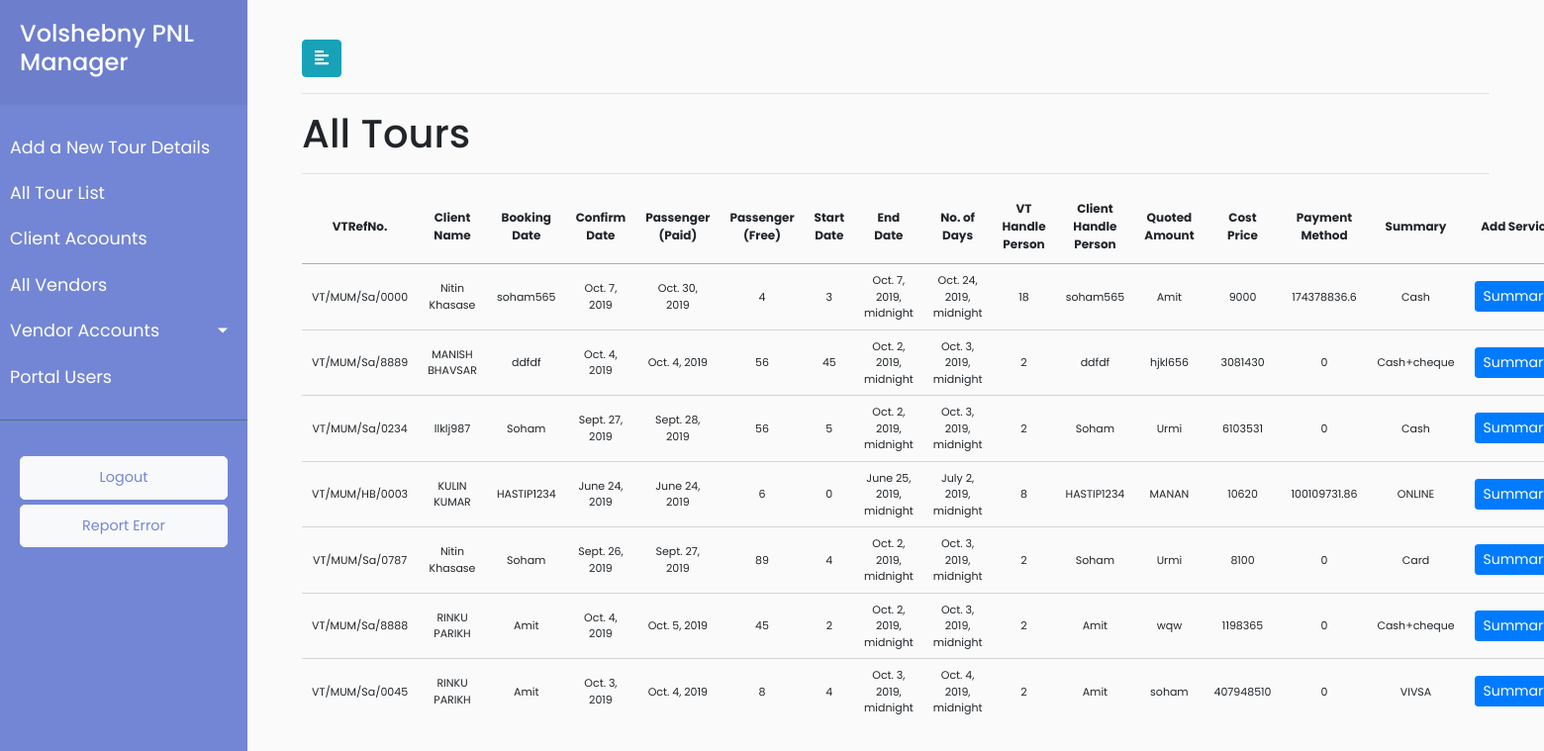
/experiment/ (signed in), run on the app's committed database.
### payment/models.py (models this page shows, shortened)
class Groupdescription(models.Model):
        SERVICE_COST_TYPE=(('INCLUSIVE','INCLUSIVE'),('EXCLUSIVE','EXCLUSIVE'))
        PAYMENT_STATUS=(('Paid','Paid'), ('Pending','Pending'))
        groupdescription_vtrefNo = models.CharField(max_length=920)
        groupdescription_vtrefNo_short = models.IntegerField()
        groupdescription_client_Name = models.CharField(max_length=920)
        groupdescription_number_of_passengers_paid= models.IntegerField()
        groupdescription_number_of_passengers_free = models.IntegerField()
        groupdescription_number_of_days = models.IntegerField()
        groupdescription_volshebny_handle_person = models.CharField(max_length=920)
        groupdescription_client_handle_person = models.CharField(max_length=920)
        groupdescription_booking_date = models.DateField()
        groupdescription_confirmation_date = models.DateField()
        groupdescription_amount = models.IntegerField(default=0)
        groupdescription_start_date = models.DateTimeField(default=timezone.now)
        groupdescription_end_date = models.DateTimeField(default=timezone.now)
        groupdescription_destination = models.CharField(max_length=920,default="")
        groupdescription_payment_method = models.CharField(max_length=920)
        groupdescription_payment_status = models.CharField(choices=PAYMENT_STATUS,max_length=920,default="Pending")
        groupdescription_client_id = models.ForeignKey(Client, on_delete = models.CASCADE)
        groupdescription_date_time_added = models.DateTimeField(default=timezone.now)
        groupdescription_roe = models.FloatField(default=0)
        groupdescription_remark = models.CharField(max_length=920,blank=True)
        group_description_service_calculation_type = models.CharField(choices=SERVICE_COST_TYPE,max_length=920,default="EXCLUSIVE")
        class Meta:
            verbose_name_plural = "Group Description Elements"
            verbose_name = "GroupDescription"

### payment/views.py (the view)
# urls.py: path('experiment/', views.experiment, name='experiment'),
def experiment(request):
    user_role = request.user.user_role
    clients = Client.objects.all()
    clients_dict = {}
    for client in clients:
        clients_dict[client.pk] = client.client_name
    tour_list = list(set(list(Groupdescription.objects.values_list('pk', 'groupdescription_vtrefNo',
    'groupdescription_client_Name',
    'groupdescription_number_of_passengers_paid',
    'groupdescription_number_of_passengers_free',
    'groupdescription_number_of_days',
    'groupdescription_volshebny_handle_person',
    'groupdescription_client_handle_person',
    'groupdescription_booking_date',
    'groupdescription_confirmation_date',
    'groupdescription_amount',
    'groupdescription_start_date',
    'groupdescription_end_date',
    'groupdescription_destination',
    'groupdescription_payment_method',
    'groupdescription_payment_status',
    'groupdescription_client_id'))))
    tour_cost_list = [ functions.group_cost_list_generator(one_tour_detials) for one_tour_detials in tour_list ]
    pnl_dict = dict(zip(tour_list,tour_cost_list))
    data = { 'pnl_dict':pnl_dict,'clients_dict':clients_dict,'user_role':user_role}
    return render(request,'payment/experiment.html',data)

### payment/templatetags/vendor_list_filters.py (called while the page is built)
@register.filter
def get_item(dictionary, key):
    return dictionary.get(int(str(key)))

### payment/templates/payment/experiment.html (shortened to what this page needs)
{% extends 'payment/base.html' %}
{% load vendor_list_filters %}
{% load static %}
{% block headscript %}
<link rel="stylesheet" href="//cdn.datatables.net/1.10.19/css/jquery.dataTables.min.css">
{% endblock %}
{% block content %}
<div id="content">
    <div class="container-fluid">
        <button type="button" id="sidebarCollapse" class="btn btn-info">
            <i class="fas fa-align-left"></i>
        </button>
        <hr>
        <h1>All Tours</h1>
        <hr>
        <div>
            {% if pnl_dict %}
            <table id="test_table" class="display" style="width:100%; text-align: center">
                <thead style="font-size:12px">
                    <tr>
                        <th class="text-center" scope="col">VTRefNo.</th>
                        <th class="text-center" scope="col">Client Name</th>
                        <th class="text-center" scope="col">Booking Date</th>
                        <th class="text-center" scope="col">Confirm Date</th>
                        <th class="text-center" scope="col">Passenger (Paid)</th>
                        <th class="text-center" scope="col">Passenger (Free)</th>
                        <th class="text-center" scope="col">Start Date</th>
                        <th class="text-center" scope="col">End Date</th>
                        <th class="text-center" scope="col">No. of Days</th>
                        <th class="text-center" scope="col">VT Handle Person</th>
                        <th class="text-center" scope="col">Client Handle Person</th>
                        <th class="text-center" scope="col">Quoted Amount</th>
                        <th class="text-center" scope="col">Cost Price</th>
                        <th class="text-center" scope="col">Payment Method</th>
                        <th class="text-center" scope="col">Summary</th>
                        <th class="text-center" scope="col">Add Service</th>
                    </tr>
                </thead>
                <tbody style="font-size:11px">
                    {% for key,value in pnl_dict.items %}
                    <tr>
                        <td class="text-center">{{ key.1 }}</td>
                        <td>{{ clients_dict|get_item:key.16 }}</td>
                        <td class="text-center">{{ key.6 }}</td>
                        <td class="text-center">{{ key.8 }}</td>
                        <td class="text-center">{{ key.9 }}</td>
                        <td class="text-center">{{ key.3 }}</td>
                        <td class="text-center">{{ key.4 }}</td>
                        <td class="text-center">{{ key.11 }}</td>
                        <td class="text-center">{{ key.12 }}</td>
                        <td class="text-center">{{ key.5 }}</td>
                        <td class="text-center">{{ key.6 }}</td>
                        <td class="text-center">{{ key.7 }}</td>
                        <td class="text-center">{{ key.10 }}</td>
                        <td class="text-center">{{ value }}</td>
                        <td class="text-center">{{ key.14 }}</td>
                        <td>
                            <button type="button" class="btn btn-sm btn-primary">
                                <a href="{% url 'payment:tour_summary' key.0 %}">
                                    Summary
                                </a>
                            </button>
                        </td>
                    </tr>
                    {% endfor %}
                </tbody>
            </table>
            {% else %}
            <p class="no-leads text-primary">No entry added yet.</p>
            {% endif %}
        </div>
    </div>
</div>
{% endblock %}

### payment/static/payment/style.css (style rules this page uses)
body { font-family: 'Poppins', sans-serif; background: #fafafa; }
a, a:hover, a:focus { color: inherit; text-decoration: none; transition: all 0.3s; }
#content { width: calc(100% - 250px); padding: 40px; min-height: 100vh; transition: all 0.3s; position: absolute; top: 0; right: 0; }

### data on the page
Groupdescription: groupdescription_vtrefNo "VT/MUM/Sa/0000", clients_dict "Nitin Khasase", groupdescription_volshebny_handle_person "soham565", groupdescription_booking_date "Oct. 7, 2019", groupdescription_confirmation_date "Oct. 30, 2019", key "4", key "3", groupdescription_start_date "Oct. 7, 2019, midnight", groupdescription_end_date "Oct. 24, 2019, midnight", groupdescription_number_of_days "18", groupdescription_client_handle_person "Amit", groupdescription_amount "9000", value "174378836.6", groupdescription_payment_method "Cash"
Groupdescription: groupdescription_vtrefNo "VT/MUM/Sa/8889", clients_dict "MANISH BHAVSAR", groupdescription_volshebny_handle_person "ddfdf", groupdescription_booking_date "Oct. 4, 2019", groupdescription_confirmation_date "Oct. 4, 2019", key "56", key "45", groupdescription_start_date "Oct. 2, 2019, midnight", groupdescription_end_date "Oct. 3, 2019, midnight", groupdescription_number_of_days "2", groupdescription_client_handle_person "hjkl656", groupdescription_amount "3081430", value "0", groupdescription_payment_method "Cash+cheque"
Groupdescription: groupdescription_vtrefNo "VT/MUM/Sa/0234", clients_dict "llklj987", groupdescription_volshebny_handle_person "Soham", groupdescription_booking_date "Sept. 27, 2019", groupdescription_confirmation_date "Sept. 28, 2019", key "56", key "5", groupdescription_start_date "Oct. 2, 2019, midnight", groupdescription_end_date "Oct. 3, 2019, midnight", groupdescription_number_of_days "2", groupdescription_client_handle_person "Urmi", groupdescription_amount "6103531", value "0", groupdescription_payment_method "Cash"
Groupdescription: groupdescription_vtrefNo "VT/MUM/HB/0003", clients_dict "KULIN KUMAR", groupdescription_volshebny_handle_person "HASTIP1234", groupdescription_booking_date "June 24, 2019", groupdescription_confirmation_date "June 24, 2019", key "6", key "0", groupdescription_start_date "June 25, 2019, midnight", groupdescription_end_date "July 2, 2019, midnight", groupdescription_number_of_days "8", groupdescription_client_handle_person "MANAN", groupdescription_amount "10620", value "100109731.86", groupdescription_payment_method "ONLINE"
Groupdescription: groupdescription_vtrefNo "VT/MUM/Sa/0787", clients_dict "Nitin Khasase", groupdescription_volshebny_handle_person "Soham", groupdescription_booking_date "Sept. 26, 2019", groupdescription_confirmation_date "Sept. 27, 2019", key "89", key "4", groupdescription_start_date "Oct. 2, 2019, midnight", groupdescription_end_date "Oct. 3, 2019, midnight", groupdescription_number_of_days "2", groupdescription_client_handle_person "Urmi", groupdescription_amount "8100", value "0", groupdescription_payment_method "Card"
Groupdescription: groupdescription_vtrefNo "VT/MUM/Sa/8888", clients_dict "RINKU PARIKH", groupdescription_volshebny_handle_person "Amit", groupdescription_booking_date "Oct. 4, 2019", groupdescription_confirmation_date "Oct. 5, 2019", key "45", key "2", groupdescription_start_date "Oct. 2, 2019, midnight", groupdescription_end_date "Oct. 3, 2019, midnight", groupdescription_client_handle_person "wqw", groupdescription_amount "1198365", value "0", groupdescription_payment_method "Cash+cheque"
Groupdescription: groupdescription_vtrefNo "VT/MUM/Sa/0045", clients_dict "RINKU PARIKH", groupdescription_volshebny_handle_person "Amit", groupdescription_booking_date "Oct. 3, 2019", groupdescription_confirmation_date "Oct. 4, 2019", key "8", key "4", groupdescription_start_date "Oct. 3, 2019, midnight", groupdescription_end_date "Oct. 4, 2019, midnight", groupdescription_number_of_days "2", groupdescription_client_handle_person "soham", groupdescription_amount "407948510", value "0", groupdescription_payment_method "VIVSA"
